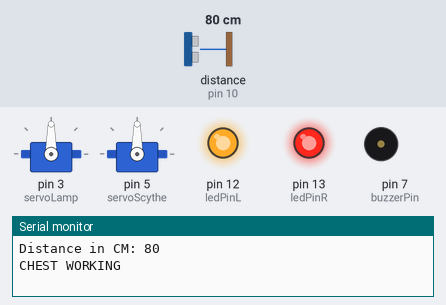
Bench run of a sketch on a simulated Arduino Uno, built with avr-gcc and run on an emulated ATmega328P. Parts: 2 × servo, output pins drawn as LEDs (lit = HIGH), buzzer (waves = sounding), the last lines printed to the serial monitor. The test bench sets the inputs (shaded band); at power-on: distance to the obstacle (sensor on pin 10) 80 cm.

Above: at 1.8 s.
1.9 s: distance to the obstacle (sensor on pin 10) set to 70 cm
At 3.0 s:
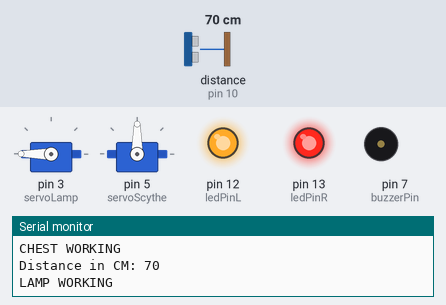
4.2 s: distance to the obstacle (sensor on pin 10) set to 62 cm
At 5.3 s:
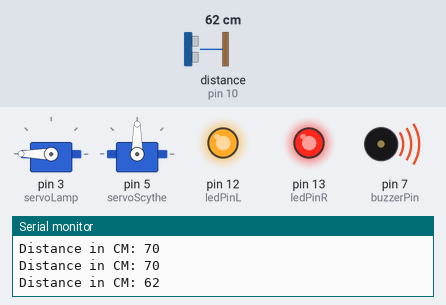
6.5 s: distance to the obstacle (sensor on pin 10) set to 54 cm
9.5 s: distance to the obstacle (sensor on pin 10) set to 45 cm
At 10.7 s:
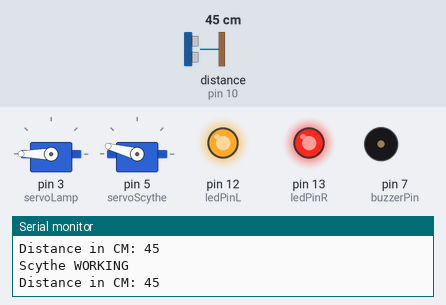
Timing chart, 0 to 12.4 s (numbered marks = the images above; inputs shaded):
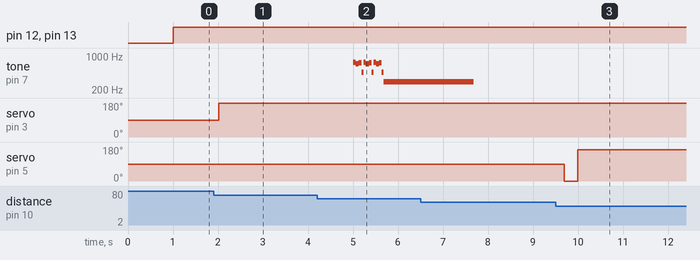

The sketch:

CardboardProjectArduino.ino
```cpp
#include <Ultrasonic.h>
#include <Servo.h>

//Ultrasonic Sensor
Ultrasonic ultrasonic(9, 10);
int distance;

//Servo Setup
Servo servoLamp;
Servo servoScythe;
//Servo servoJaw;

//Piezo Buzzer setup
const int buzzerPin = 7;

//Digital Output
const int ledPinL = 12;
const int ledPinR = 13;

//Completed Variables
bool scythe = false;
bool jaw = false;
bool chest = false;
bool lamp = false;

//Timer Setup
unsigned long currentTimeSens;
unsigned long previousTimeSens = 0;
unsigned long paused = 0;
int timerLengthSens = 1000;
int resetLength = 10000;

//Setup for Outputs
void setup() {
  servoLamp.attach(3);
  servoScythe.attach(5);
  pinMode(buzzerPin, OUTPUT);
  pinMode(ledPinL, OUTPUT);
  pinMode(ledPinR, OUTPUT);
  Serial.begin(9600);
}

void loop()
{
  // put your main code here, to run repeatedly:
  currentTimeSens = millis();
  //Timer for the Ultrasonic to read a distance every second
  if(currentTimeSens - previousTimeSens >= timerLengthSens)
  {
    previousTimeSens = currentTimeSens;
    distance = ultrasonic.read();
    Serial.print("Distance in CM: "); //Debugging
    Serial.println(distance); //Debugging
    //If the distance is the closest it can be, make the model swing arm.
    if(distance <= 50 && !scythe && jaw)
    {
      //Swing Scythe
      armSwing();
      scythe = true;
      Serial.println("Scythe WORKING");
    }
    //If the distance is the penultimate distance, Make the screaming noise
    else if(distance <= 65 && !jaw && lamp)
    {
      //Talking + mouth move
      mouthNoises();
      jaw = true;
      Serial.println("JAW WORKING");
      delay(1000);
    }
    //If the distance is the second furthest distance, raise the lamp arm up
    else if(distance <= 80 && !lamp && chest)
    {
      //arm raise
      servoLamp.write(180);
      delay(500);
      lamp = true;
      Serial.println("LAMP WORKING");
    }
    //If the distance is within a good range, the lights turn on, signifying the user is close enough
    else if(distance <= 100 && !chest)
    {
      //Chest lights up
      digitalWrite(ledPinL, HIGH);
      digitalWrite(ledPinR, HIGH);
      Serial.println("CHEST WORKING");
      delay(1000);
      chest = true;
    }
    //If everything has run once and the user steps outside the initial distance, have the model return to its default state.
    else if(distance > 100 && chest && lamp && jaw && scythe && paused != 0)
    {
      if(currentTimeSens - paused >= resetLength)
      {
        digitalWrite(ledPinL, LOW);
        digitalWrite(ledPinR, LOW);
        servoLamp.write(90);
        servoScythe.write(90);
        tone(buzzerPin, 740);
        delay(200);
        tone(buzzerPin, 500);
        delay(200);
        tone(buzzerPin, 300);
        delay(200);
        tone(buzzerPin, 100);
        delay(200);
        noTone(buzzerPin);
        Serial.println("RESTART");
        chest = false;
        lamp = false;
        jaw = false;
        scythe = false;
      }
    }
    //update the timer for resets.
    else
    {
      paused = currentTimeSens;
    }
  }
}

void armSwing()
{
  //Servo code for the arm swinging will be used in shortest distance. Make arm move back and forth while holding the scythe
        servoScythe.write(0);
        delay(300);
        servoScythe.write(165);
        delay(300);
}

void mouthNoises()
{
  //Servo code for the upper and lower mouth to move. Probably just going to be the lower jaw moving as it makes noises.
  //Update: jaw code was never created as there was limited time and hardware to create the movement of the jaw
  for(int i = 0; i < 3; i++)
  {
    tone(buzzerPin, 740);
    delay(50);
    tone(buzzerPin, 690);
    delay(70);
    tone(buzzerPin, 730);
    delay(60);
    tone(buzzerPin, 466);
    delay(45);
  }
  tone(buzzerPin, 293);
  delay(2000);
  noTone(buzzerPin);
}
```

Measured:
- the behaviour switches between 66 and 65 cm on distance to the obstacle (sensor on pin 10) (found by bisection; images 1 and 2)
- the behaviour switches between 51 and 50 cm on distance to the obstacle (sensor on pin 10) (found by bisection; images 2 and 3)
- after the input at 4.2 s, tone on pin 7 (buzzerPin): silent → 740 Hz after 0.81 s, then repeats every 0.23 s: 690 Hz 0.07 s, 730 Hz 0.06 s, 466 Hz 0.05 s, 740 Hz 0.05 s, until it stays 293 Hz from 5.7 s
- after the input at 9.5 s, servo on pin 5 (servoScythe): 90° → 0° after 0.19 s, → 165° 0.30 s later
